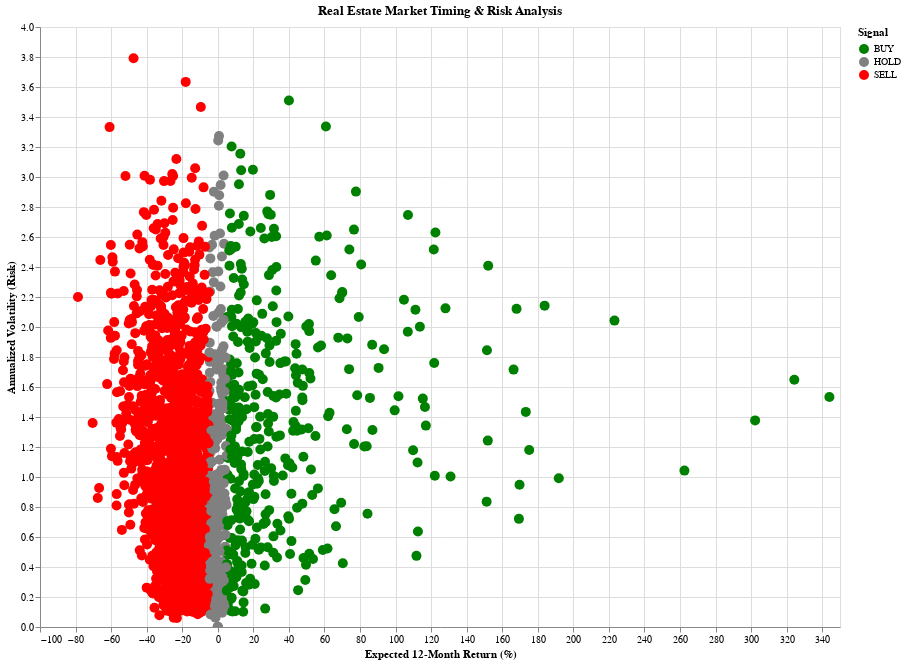

The code cell stored with this chart in its notebook:
### Code cell
selection = alt.selection_point(fields=["signal"], bind="legend")

# Scatter plot: Risk vs Return
chart = alt.Chart(market_analysis.to_pandas()).mark_circle(size=100).encode(
    x=alt.X('expected_return_pct:Q', title='Expected 12-Month Return (%)'),
    y=alt.Y('volatility:Q', title='Annualized Volatility (Risk)'),
    color=alt.Color('signal:N',
                    scale=alt.Scale(
                        domain=['BUY', 'HOLD', 'SELL'],
                        range=['green', 'gray', 'red']
                    ),
                    title='Signal'),
    tooltip=['region', 'property_type', 'current_price', 'expected_return_pct', 'signal'],
    opacity=alt.condition(selection, alt.value(1), alt.value(0.2))
).properties(
    width=800,
    height=600,
    title='Real Estate Market Timing & Risk Analysis'
).add_params(selection).interactive()

chart

### Figure 1 — Vega-Lite specification as saved in the notebook (floating-point values rounded to 4 significant figures; data arrays with more than 128 entries replaced by an {"elided": "..."} marker saying what was removed)
{"config": {"view": {"continuousWidth": 300, "continuousHeight": 300}}, "data": {"name": "data-cc3a21a7305e92e2b6ba527718ea4091"}, "mark": {"type": "circle", "size": 100}, "encoding": {"color": {"field": "signal", "scale": {"domain": ["BUY", "HOLD", "SELL"], "range": ["green", "gray", "red"]}, "title": "Signal", "type": "nominal"}, "opacity": {"condition": {"param": "param_eca09f2aaf329234", "value": 1}, "value": 0.2}, "tooltip": [{"field": "region", "type": "nominal"}, {"field": "property_type", "type": "nominal"}, {"field": "current_price", "type": "quantitative"}, {"field": "expected_return_pct", "type": "quantitative"}, {"field": "signal", "type": "nominal"}], "x": {"field": "expected_return_pct", "title": "Expected 12-Month Return (%)", "type": "quantitative"}, "y": {"field": "volatility", "title": "Annualized Volatility (Risk)", "type": "quantitative"}}, "height": 600, "params": [{"name": "param_eca09f2aaf329234", "select": {"type": "point", "fields": ["signal"]}, "bind": "legend"}, {"name": "param_1e9efca18e7a2868", "select": {"type": "interval", "encodings": ["x", "y"]}, "bind": "scales"}], "title": "Real Estate Market Timing & Risk Analysis", "width": 800, "$schema": "https://vega.github.io/schema/vega-lite/v6.1.0.json", "datasets": {"data-cc3a21a7305e92e2b6ba527718ea4091": {"elided": "2675 records"}}}
